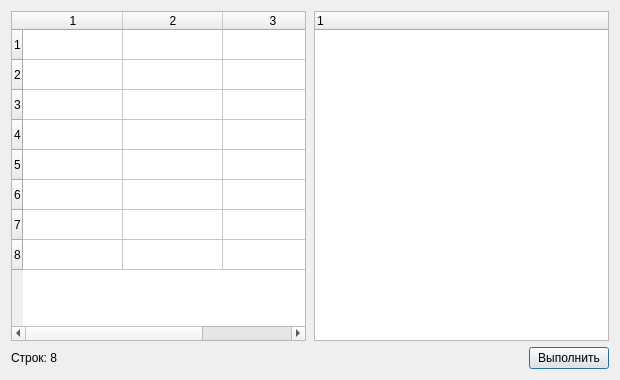
<?xml version="1.0" encoding="UTF-8"?>
<ui version="4.0"><class>Dialog</class><widget class="QDialog" name="Dialog"><property name="geometry"><rect><x>0</x><y>0</y><width>620</width><height>380</height></rect></property><property name="windowTitle"><string>#140 mixed/225_table_and_tree</string></property><layout class="QVBoxLayout" name="verticalLayout"><property name="leftMargin"><number>11</number></property><property name="topMargin"><number>11</number></property><property name="rightMargin"><number>11</number></property><property name="bottomMargin"><number>11</number></property><property name="spacing"><number>6</number></property><item><layout class="QHBoxLayout" name="split"><property name="leftMargin"><number>0</number></property><property name="topMargin"><number>0</number></property><property name="rightMargin"><number>0</number></property><property name="bottomMargin"><number>0</number></property><property name="spacing"><number>8</number></property><item><widget class="QTableWidget" name="table"><property name="rowCount"><number>8</number></property><property name="columnCount"><number>3</number></property></widget></item><item><widget class="QTreeWidget" name="tree"></widget></item></layout></item><item><layout class="QHBoxLayout" name="buttons"><property name="leftMargin"><number>0</number></property><property name="topMargin"><number>0</number></property><property name="rightMargin"><number>0</number></property><property name="bottomMargin"><number>0</number></property><property name="spacing"><number>6</number></property><item><widget class="QLabel" name="l1"><property name="text"><string>Строк: 8</string></property></widget></item><item><spacer name="horizontalSpacer"><property name="orientation"><enum>Qt::Orientation::Horizontal</enum></property><property name="sizeHint" stdset="0"><size><width>40</width><height>20</height></size></property></spacer></item><item><widget class="QPushButton" name="b1"><property name="text"><string>Выполнить</string></property></widget></item></layout></item></layout></widget></ui>
